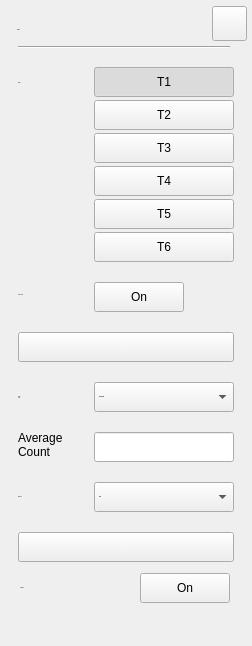
<?xml version="1.0" encoding="UTF-8"?>
<ui version="4.0">
 <class>SA_Dialog_TraceSetup</class>
 <widget class="QWidget" name="SA_Dialog_TraceSetup">
  <property name="geometry">
   <rect>
    <x>0</x>
    <y>0</y>
    <width>252</width>
    <height>646</height>
   </rect>
  </property>
  <property name="windowTitle">
   <string>Form</string>
  </property>
  <property name="styleSheet">
   <string notr="true">#pb_T1,
#pb_T2,
#pb_T3,
#pb_T4,
#pb_T5,
#pb_T6
{
	font:75 13px &quot;Arial&quot;;
	font-weight:bold;
	text-align:left;
	padding-left:10px;
	color:rgb(131, 131, 131);
	border-style:flat;
}
#pb_T1:checked,
#pb_T2:checked,
#pb_T3:checked,
#pb_T4:checked,
#pb_T5:checked,
#pb_T6:checked
{
	color:rgb(87, 87, 87);
}
#widget
{
	background-color:rgba(211,211,211,0.9);
}
#widget&gt;QLabel
{
	font: 75 13px &quot;Arial&quot;;
	color:rgba(46,46,46,1);
}
#widget&gt;#lblTitle
{
	font: 75 20px &quot;Arial&quot;;
	color:rgba(46,46,46,1);
	line-height:23px;
	font-weight:bold;
}
#pb_cancel
{
border-style:flat;
background-color:rgba(0,0,0,0);
border-image: url(:/sa/image/btn_close_normal.png);
}
#pb_cancel:pressed
{
border-image: url(:/sa/image/btn_close_click.png);
}

#line
{
	background-color:rgba(46,46,46,1);
}
QComboBox
{
	font: 75 13px &quot;Arial&quot;;
	font-weight:bold;
	color:rgba(162, 115, 0, 1);
	padding:8px 23px 7px 7px;
	combobox-popup: 0;
	border-style:flat;
	background-image: url(:/sa/image/dropdown_normal.png);
}
QComboBox:focus
{
	background-image: url(:/sa/image/dropdown_click.png);
	
}

QComboBox::drop-down {
width:5px;	
border-style:flat;
}


QComboBox QAbstractItemView{
   font: 75 14px &quot;Arial&quot;;
	color:rgba(0, 0, 0, 1);
	background:rgba(255,255,255,1);
 	outline:0px;
	border-style:solid;
	border-color:rgba(151, 151, 151, 1);
	border-width:1px;
}
QAbstractItemView::item{
	padding-left:8px;
	width:140px;
	height:32px;
	border-style:flat;
}

QComboBox QAbstractItemView::item:selected
{
 	color:rgba(240, 179, 29, 1); 
}

#pb_toggle,
#pb_toggle_Ave
{
	background-color:rgba(0,0,0,0);
	font: 75 13px &quot;Arial&quot;;
	font-weight:bold;
	padding:7px 17px 6px 36px;
	color:rgba(123, 123, 123, 1);
	border-image: url(:/sa/image/toggle_off.png);
}
#pb_toggle:checked,
#pb_toggle_Ave:checked
{
	padding:7px 44px 6px 25px;
	color:rgba(87, 87, 87, 1);
	border-image: url(:/sa/image/toggle_on.png);
}
SA_LineEdit
{
	color:rgba(162, 115, 0,1);
	padding:8px 8px 7px 7px ;
	font: 75 13px &quot;Arial&quot;;
	font-weight:bold;
}
SA_LineEdit:disable
{
	color:rgba(133,133,133,0.6);
}
SA_LineEdit:focus
{
	outline: none;
	border:2px solid rgba(162,115,0,1);
}
#pb_traceAllOn,
#pb_clearall
{	
	font: 75 13px &quot;Arial&quot;;
	color:rgb(255,255,255);
	border-style:flat;
	background-image: url(:/sa/image/btn_w216_nor.png);
}
#pb_traceAllOn:pressed,
#pb_clearall:pressed
{	
	
	background-image: url(:/sa/image/btn_w216_click.png);
}

/*******************indoor**********************/
#SA_Dialog_TraceSetup[status = &quot;indoor&quot;]  #pb_T1,
#SA_Dialog_TraceSetup[status = &quot;indoor&quot;]  #pb_T2,
#SA_Dialog_TraceSetup[status = &quot;indoor&quot;]  #pb_T3,
#SA_Dialog_TraceSetup[status = &quot;indoor&quot;]  #pb_T4,
#SA_Dialog_TraceSetup[status = &quot;indoor&quot;]  #pb_T5,
#SA_Dialog_TraceSetup[status = &quot;indoor&quot;]  #pb_T6
{
	color:rgb(131, 131, 131);
	background-image: url(:/sa/image/btn_mkr_nor.png);
}

#SA_Dialog_TraceSetup[status = &quot;indoor&quot;]  #pb_T1:checked,
#SA_Dialog_TraceSetup[status = &quot;indoor&quot;]  #pb_T2:checked,
#SA_Dialog_TraceSetup[status = &quot;indoor&quot;]  #pb_T3:checked,
#SA_Dialog_TraceSetup[status = &quot;indoor&quot;]  #pb_T4:checked,
#SA_Dialog_TraceSetup[status = &quot;indoor&quot;]  #pb_T5:checked,
#SA_Dialog_TraceSetup[status = &quot;indoor&quot;]  #pb_T6:checked
{
	color:rgb(87, 87, 87);
	background-image: url(:/sa/image/btn_mkr_click.png);
}
#SA_Dialog_TraceSetup[status = &quot;indoor&quot;]  #widget
{
	background-color:rgba(211,211,211,0.9);
}
#SA_Dialog_TraceSetup[status = &quot;indoor&quot;]  #widget&gt;QLabel
{
	color:rgba(46,46,46,1);
}
#SA_Dialog_TraceSetup[status = &quot;indoor&quot;]  #widget&gt;#lblTitle
{
	color:rgba(46,46,46,1);
}
#SA_Dialog_TraceSetup[status = &quot;indoor&quot;]  #pb_cancel
{
	background-color:rgba(0,0,0,0);
	border-image: url(:/sa/image/btn_close_normal.png);
}
#SA_Dialog_TraceSetup[status = &quot;indoor&quot;]  #pb_cancel:pressed
{
	border-image: url(:/sa/image/btn_close_click.png);
}

#SA_Dialog_TraceSetup[status = &quot;indoor&quot;]  #line
{
	background-color:rgba(46,46,46,1);
}
#SA_Dialog_TraceSetup[status = &quot;indoor&quot;]  QComboBox
{
	color:rgba(162, 115, 0, 1);
	background-image: url(:/sa/image/dropdown_normal.png);
}
#SA_Dialog_TraceSetup[status = &quot;indoor&quot;]  QComboBox:focus
{
	background-image: url(:/sa/image/dropdown_click.png);
}

#SA_Dialog_TraceSetup[status = &quot;indoor&quot;]  QComboBox QAbstractItemView
{
	color:rgba(0, 0, 0, 1);
	background:rgba(255,255,255,1);
	border-color:rgba(151, 151, 151, 1);
}

#SA_Dialog_TraceSetup[status = &quot;indoor&quot;]  QComboBox QAbstractItemView::item:selected
{
 	color:rgba(240, 179, 29, 1); 
}

#SA_Dialog_TraceSetup[status = &quot;indoor&quot;]  #pb_toggle,
#SA_Dialog_TraceSetup[status = &quot;indoor&quot;]  #pb_toggle_Ave
{
	background-color:rgba(0,0,0,0);
	color:rgba(123, 123, 123, 1);
	border-image: url(:/sa/image/toggle_off.png);
}

#SA_Dialog_TraceSetup[status = &quot;indoor&quot;]  #pb_toggle:checked,
#SA_Dialog_TraceSetup[status = &quot;indoor&quot;]  #pb_toggle_Ave:checked
{
	color:rgba(87, 87, 87, 1);
	border-image: url(:/sa/image/toggle_on.png);
}

#SA_Dialog_TraceSetup[status = &quot;indoor&quot;]  SA_LineEdit
{
	color:rgba(162, 115, 0,1);
}
#SA_Dialog_TraceSetup[status = &quot;indoor&quot;]  SA_LineEdit:disable
{
	color:rgba(133,133,133,0.6);
}
#SA_Dialog_TraceSetup[status = &quot;indoor&quot;]  SA_LineEdit:focus
{
	border:2px solid rgba(162,115,0,1);
}
#SA_Dialog_TraceSetup[status = &quot;indoor&quot;]  #pb_traceAllOn,
#SA_Dialog_TraceSetup[status = &quot;indoor&quot;]  #pb_clearall
{	
	color:rgb(255,255,255);
	background-image: url(:/sa/image/btn_w216_nor.png);
}

#SA_Dialog_TraceSetup[status = &quot;indoor&quot;]  #pb_traceAllOn:pressed,
#SA_Dialog_TraceSetup[status = &quot;indoor&quot;]  #pb_clearall:pressed
{	
	
	background-image: url(:/sa/image/btn_w216_click.png);
}

/*******************outdoor**********************/
#SA_Dialog_TraceSetup[status = &quot;outdoor&quot;]  #pb_T1,
#SA_Dialog_TraceSetup[status = &quot;outdoor&quot;]  #pb_T2,
#SA_Dialog_TraceSetup[status = &quot;outdoor&quot;]  #pb_T3,
#SA_Dialog_TraceSetup[status = &quot;outdoor&quot;]  #pb_T4,
#SA_Dialog_TraceSetup[status = &quot;outdoor&quot;]  #pb_T5,
#SA_Dialog_TraceSetup[status = &quot;outdoor&quot;]  #pb_T6
{
	color:rgb(131, 131, 131);
	background-image: url(:/sa/image/btn_mkr_nor.png);
}

#SA_Dialog_TraceSetup[status = &quot;outdoor&quot;]  #pb_T1:checked,
#SA_Dialog_TraceSetup[status = &quot;outdoor&quot;]  #pb_T2:checked,
#SA_Dialog_TraceSetup[status = &quot;outdoor&quot;]  #pb_T3:checked,
#SA_Dialog_TraceSetup[status = &quot;outdoor&quot;]  #pb_T4:checked,
#SA_Dialog_TraceSetup[status = &quot;outdoor&quot;]  #pb_T5:checked,
#SA_Dialog_TraceSetup[status = &quot;outdoor&quot;]  #pb_T6:checked
{
	color:rgb(87, 87, 87);
	background-image: url(:/sa/image/btn_mkr_click.png);
}
#SA_Dialog_TraceSetup[status = &quot;outdoor&quot;]  #widget
{
	background-color:rgba(211,211,211,0.9);
}
#SA_Dialog_TraceSetup[status = &quot;outdoor&quot;]  #widget&gt;QLabel
{
	color:rgba(46,46,46,1);
}
#SA_Dialog_TraceSetup[status = &quot;outdoor&quot;]  #widget&gt;#lblTitle
{
	color:rgba(46,46,46,1);
}
#SA_Dialog_TraceSetup[status = &quot;outdoor&quot;]  #pb_cancel
{
	background-color:rgba(0,0,0,0);
	border-image: url(:/sa/image/btn_close_normal.png);
}
#SA_Dialog_TraceSetup[status = &quot;outdoor&quot;]  #pb_cancel:pressed
{
	border-image: url(:/sa/image/btn_close_click.png);
}

#SA_Dialog_TraceSetup[status = &quot;outdoor&quot;]  #line
{
	background-color:rgba(46,46,46,1);
}
#SA_Dialog_TraceSetup[status = &quot;outdoor&quot;]  QComboBox
{
	color:rgba(162, 115, 0, 1);
	background-image: url(:/sa/image/dropdown_normal.png);
}
#SA_Dialog_TraceSetup[status = &quot;outdoor&quot;]  QComboBox:focus
{
	background-image: url(:/sa/image/dropdown_click.png);
}

#SA_Dialog_TraceSetup[status = &quot;outdoor&quot;]  QComboBox QAbstractItemView
{
	color:rgba(0, 0, 0, 1);
	background:rgba(255,255,255,1);
	border-color:rgba(151, 151, 151, 1);
}

#SA_Dialog_TraceSetup[status = &quot;outdoor&quot;]  QComboBox QAbstractItemView::item:selected
{
 	color:rgba(240, 179, 29, 1); 
}

#SA_Dialog_TraceSetup[status = &quot;outdoor&quot;]  #pb_toggle,
#SA_Dialog_TraceSetup[status = &quot;outdoor&quot;]  #pb_toggle_Ave
{
	background-color:rgba(0,0,0,0);
	color:rgba(123, 123, 123, 1);
	border-image: url(:/sa/image/toggle_off.png);
}

#SA_Dialog_TraceSetup[status = &quot;outdoor&quot;]  #pb_toggle:checked,
#SA_Dialog_TraceSetup[status = &quot;outdoor&quot;]  #pb_toggle_Ave:checked
{
	color:rgba(87, 87, 87, 1);
	border-image: url(:/sa/image/toggle_on.png);
}

#SA_Dialog_TraceSetup[status = &quot;outdoor&quot;]  SA_LineEdit
{
	color:rgba(162, 115, 0,1);
}
#SA_Dialog_TraceSetup[status = &quot;outdoor&quot;]  SA_LineEdit:disable
{
	color:rgba(133,133,133,0.6);
}
#SA_Dialog_TraceSetup[status = &quot;outdoor&quot;]  SA_LineEdit:focus
{
	border:2px solid rgba(162,115,0,1);
}
#SA_Dialog_TraceSetup[status = &quot;outdoor&quot;]  #pb_traceAllOn,
#SA_Dialog_TraceSetup[status = &quot;outdoor&quot;]  #pb_clearall
{	
	color:rgb(255,255,255);
	background-image: url(:/sa/image/btn_w216_nor.png);
}

#SA_Dialog_TraceSetup[status = &quot;outdoor&quot;]  #pb_traceAllOn:pressed,
#SA_Dialog_TraceSetup[status = &quot;outdoor&quot;]  #pb_clearall:pressed
{	
	
	background-image: url(:/sa/image/btn_w216_click.png);
}

/*******************night**********************/
#SA_Dialog_TraceSetup[status = &quot;night&quot;]  #pb_T1,
#SA_Dialog_TraceSetup[status = &quot;night&quot;]  #pb_T2,
#SA_Dialog_TraceSetup[status = &quot;night&quot;]  #pb_T3,
#SA_Dialog_TraceSetup[status = &quot;night&quot;]  #pb_T4,
#SA_Dialog_TraceSetup[status = &quot;night&quot;]  #pb_T5,
#SA_Dialog_TraceSetup[status = &quot;night&quot;]  #pb_T6
{
	color:rgb(131, 131, 131);
   background-color:rgb(74,65,50);
}

#SA_Dialog_TraceSetup[status = &quot;night&quot;]  #pb_T1:checked,
#SA_Dialog_TraceSetup[status = &quot;night&quot;]  #pb_T2:checked,
#SA_Dialog_TraceSetup[status = &quot;night&quot;]  #pb_T3:checked,
#SA_Dialog_TraceSetup[status = &quot;night&quot;]  #pb_T4:checked,
#SA_Dialog_TraceSetup[status = &quot;night&quot;]  #pb_T5:checked,
#SA_Dialog_TraceSetup[status = &quot;night&quot;]  #pb_T6:checked
{
	color:rgb(87, 87, 87);
	background-color:rgb(251,155,0);
}
#SA_Dialog_TraceSetup[status = &quot;night&quot;]  #widget
{
	background-color:rgba(208,182,139,0.9);
}
#SA_Dialog_TraceSetup[status = &quot;night&quot;]  #widget&gt;QLabel
{
	color:rgba(46,46,46,1);
}
#SA_Dialog_TraceSetup[status = &quot;night&quot;]  #widget&gt;#lblTitle
{
	color:rgba(46,46,46,1);
}
#SA_Dialog_TraceSetup[status = &quot;night&quot;]  #pb_cancel
{
	background-color:rgba(0,0,0,0);
	border-image: url(:/sa/image/night/btn_close_normal.png);
}
#SA_Dialog_TraceSetup[status = &quot;night&quot;]  #pb_cancel:pressed
{
	border-image: url(:/sa/image/night/btn_close_click.png);
}

#SA_Dialog_TraceSetup[status = &quot;night&quot;]  #line
{
	background-color:rgba(46,46,46,1);
}
#SA_Dialog_TraceSetup[status = &quot;night&quot;]  QComboBox
{
	background-color: rgba(251,220,167,0.60);
	color:rgba(159,98,0,1);
	background-image: url(:/sa/image/night/dropdown_normal.png);
}
#SA_Dialog_TraceSetup[status = &quot;night&quot;]  QComboBox:focus
{
	background-image: url(:/sa/image/night/dropdown_click.png);
}

#SA_Dialog_TraceSetup[status = &quot;night&quot;]  QComboBox QAbstractItemView
{
	color:rgba(0, 0, 0, 1);
	background-color: #FBDBA7;
	border-color:rgba(151, 151, 151, 1);
}

#SA_Dialog_TraceSetup[status = &quot;night&quot;]  QComboBox QAbstractItemView::item:selected
{
		color:rgba(159,98,0,1);
}

#SA_Dialog_TraceSetup[status = &quot;night&quot;]  #pb_toggle,
#SA_Dialog_TraceSetup[status = &quot;night&quot;]  #pb_toggle_Ave
{
	background-color:rgba(0,0,0,0);
	color:rgba(121,106,80,1);
	border-image: url(:/sa/image/night/toggle_off.png);
}

#SA_Dialog_TraceSetup[status = &quot;night&quot;]  #pb_toggle:checked,
#SA_Dialog_TraceSetup[status = &quot;night&quot;]  #pb_toggle_Ave:checked
{
	color:rgba(87, 87, 87, 1);
	border-image: url(:/sa/image/night/toggle_on.png);
}

#SA_Dialog_TraceSetup[status = &quot;night&quot;]  SA_LineEdit
{
		background-color: rgba(251,219,167,0.6);
		color:rgba(159,98,0,1);
}
#SA_Dialog_TraceSetup[status = &quot;night&quot;]  SA_LineEdit:disable
{
		background-color: rgba(130,114,87,0.60);
}
#SA_Dialog_TraceSetup[status = &quot;night&quot;]  SA_LineEdit:focus
{
	border:2px solid rgba(162,115,0,1);
}
#SA_Dialog_TraceSetup[status = &quot;night&quot;]  #pb_traceAllOn,
#SA_Dialog_TraceSetup[status = &quot;night&quot;]  #pb_clearall
{	
	color:rgba(251,219,167,1);
	background-image: url(:/sa/image/btn_w216_nor.png);
}

#SA_Dialog_TraceSetup[status = &quot;night&quot;]  #pb_traceAllOn:pressed,
#SA_Dialog_TraceSetup[status = &quot;night&quot;]  #pb_clearall:pressed
{	
	
	background-image: url(:/sa/image/btn_w216_click.png);
}</string>
  </property>
  <property name="status" stdset="0">
   <string>night</string>
  </property>
  <widget class="QWidget" name="widget" native="true">
   <property name="geometry">
    <rect>
     <x>0</x>
     <y>0</y>
     <width>252</width>
     <height>646</height>
    </rect>
   </property>
   <property name="font">
    <font>
     <weight>50</weight>
     <bold>false</bold>
    </font>
   </property>
   <property name="styleSheet">
    <string notr="true"/>
   </property>
   <widget class="QPushButton" name="pb_cancel">
    <property name="geometry">
     <rect>
      <x>212</x>
      <y>6</y>
      <width>35</width>
      <height>35</height>
     </rect>
    </property>
    <property name="text">
     <string/>
    </property>
    <property name="checkable">
     <bool>false</bool>
    </property>
   </widget>
   <widget class="QLabel" name="lblTitle">
    <property name="geometry">
     <rect>
      <x>17</x>
      <y>19</y>
      <width>98</width>
      <height>22</height>
     </rect>
    </property>
    <property name="font">
     <font>
      <family>Arial</family>
      <pointsize>-1</pointsize>
      <weight>75</weight>
      <italic>false</italic>
      <bold>true</bold>
     </font>
    </property>
    <property name="text">
     <string>Trace  </string>
    </property>
   </widget>
   <widget class="Line" name="line">
    <property name="geometry">
     <rect>
      <x>18</x>
      <y>46</y>
      <width>212</width>
      <height>2</height>
     </rect>
    </property>
    <property name="orientation">
     <enum>Qt::Horizontal</enum>
    </property>
   </widget>
   <widget class="QLabel" name="lblTraceType">
    <property name="geometry">
     <rect>
      <x>18</x>
      <y>382</y>
      <width>71</width>
      <height>30</height>
     </rect>
    </property>
    <property name="font">
     <font>
      <family>Arial</family>
      <pointsize>-1</pointsize>
      <weight>9</weight>
      <italic>false</italic>
      <bold>false</bold>
     </font>
    </property>
    <property name="text">
     <string>Trace
Type</string>
    </property>
   </widget>
   <widget class="QLabel" name="lblDete">
    <property name="geometry">
     <rect>
      <x>18</x>
      <y>482</y>
      <width>71</width>
      <height>30</height>
     </rect>
    </property>
    <property name="font">
     <font>
      <family>Arial</family>
      <pointsize>-1</pointsize>
      <weight>9</weight>
      <italic>false</italic>
      <bold>false</bold>
     </font>
    </property>
    <property name="text">
     <string>Detector</string>
    </property>
   </widget>
   <widget class="SA_Combobox" name="TR_Type">
    <property name="geometry">
     <rect>
      <x>94</x>
      <y>382</y>
      <width>140</width>
      <height>30</height>
     </rect>
    </property>
    <property name="font">
     <font>
      <family>Arial</family>
      <pointsize>-1</pointsize>
      <weight>75</weight>
      <italic>false</italic>
      <bold>true</bold>
     </font>
    </property>
    <property name="styleSheet">
     <string notr="true"/>
    </property>
    <property name="editable">
     <bool>false</bool>
    </property>
    <property name="duplicatesEnabled">
     <bool>false</bool>
    </property>
    <property name="frame">
     <bool>true</bool>
    </property>
    <item>
     <property name="text">
      <string>Clear Write</string>
     </property>
    </item>
    <item>
     <property name="text">
      <string>Max Hold</string>
     </property>
    </item>
    <item>
     <property name="text">
      <string>Min Hold</string>
     </property>
    </item>
    <item>
     <property name="text">
      <string>View</string>
     </property>
    </item>
    <item>
     <property name="text">
      <string>Average</string>
     </property>
    </item>
   </widget>
   <widget class="QPushButton" name="pb_toggle">
    <property name="geometry">
     <rect>
      <x>94</x>
      <y>282</y>
      <width>90</width>
      <height>30</height>
     </rect>
    </property>
    <property name="focusPolicy">
     <enum>Qt::NoFocus</enum>
    </property>
    <property name="styleSheet">
     <string notr="true"/>
    </property>
    <property name="text">
     <string>On</string>
    </property>
    <property name="checkable">
     <bool>true</bool>
    </property>
   </widget>
   <widget class="QLabel" name="lblTrace">
    <property name="geometry">
     <rect>
      <x>18</x>
      <y>75</y>
      <width>71</width>
      <height>15</height>
     </rect>
    </property>
    <property name="font">
     <font>
      <family>Arial</family>
      <pointsize>-1</pointsize>
      <weight>9</weight>
      <italic>false</italic>
      <bold>false</bold>
     </font>
    </property>
    <property name="text">
     <string>Trace</string>
    </property>
   </widget>
   <widget class="QPushButton" name="pb_T1">
    <property name="geometry">
     <rect>
      <x>94</x>
      <y>67</y>
      <width>140</width>
      <height>30</height>
     </rect>
    </property>
    <property name="focusPolicy">
     <enum>Qt::NoFocus</enum>
    </property>
    <property name="text">
     <string>T1</string>
    </property>
    <property name="checkable">
     <bool>true</bool>
    </property>
    <property name="checked">
     <bool>true</bool>
    </property>
   </widget>
   <widget class="QPushButton" name="pb_T2">
    <property name="geometry">
     <rect>
      <x>94</x>
      <y>100</y>
      <width>140</width>
      <height>30</height>
     </rect>
    </property>
    <property name="focusPolicy">
     <enum>Qt::NoFocus</enum>
    </property>
    <property name="text">
     <string>T2</string>
    </property>
    <property name="checkable">
     <bool>true</bool>
    </property>
    <property name="checked">
     <bool>false</bool>
    </property>
   </widget>
   <widget class="QPushButton" name="pb_T3">
    <property name="geometry">
     <rect>
      <x>94</x>
      <y>133</y>
      <width>140</width>
      <height>30</height>
     </rect>
    </property>
    <property name="focusPolicy">
     <enum>Qt::NoFocus</enum>
    </property>
    <property name="text">
     <string>T3</string>
    </property>
    <property name="checkable">
     <bool>true</bool>
    </property>
    <property name="checked">
     <bool>false</bool>
    </property>
   </widget>
   <widget class="QPushButton" name="pb_T5">
    <property name="geometry">
     <rect>
      <x>94</x>
      <y>199</y>
      <width>140</width>
      <height>30</height>
     </rect>
    </property>
    <property name="focusPolicy">
     <enum>Qt::NoFocus</enum>
    </property>
    <property name="text">
     <string>T5</string>
    </property>
    <property name="checkable">
     <bool>true</bool>
    </property>
   </widget>
   <widget class="QPushButton" name="pb_T4">
    <property name="geometry">
     <rect>
      <x>94</x>
      <y>166</y>
      <width>140</width>
      <height>30</height>
     </rect>
    </property>
    <property name="focusPolicy">
     <enum>Qt::NoFocus</enum>
    </property>
    <property name="text">
     <string>T4</string>
    </property>
    <property name="checkable">
     <bool>true</bool>
    </property>
   </widget>
   <widget class="QPushButton" name="pb_T6">
    <property name="geometry">
     <rect>
      <x>94</x>
      <y>232</y>
      <width>140</width>
      <height>30</height>
     </rect>
    </property>
    <property name="focusPolicy">
     <enum>Qt::NoFocus</enum>
    </property>
    <property name="text">
     <string>T6</string>
    </property>
    <property name="checkable">
     <bool>true</bool>
    </property>
   </widget>
   <widget class="SA_Combobox" name="TR_Detector">
    <property name="geometry">
     <rect>
      <x>94</x>
      <y>482</y>
      <width>140</width>
      <height>30</height>
     </rect>
    </property>
    <property name="font">
     <font>
      <family>Arial</family>
      <pointsize>-1</pointsize>
      <weight>75</weight>
      <italic>false</italic>
      <bold>true</bold>
     </font>
    </property>
    <property name="styleSheet">
     <string notr="true"/>
    </property>
    <property name="editable">
     <bool>false</bool>
    </property>
    <property name="maxVisibleItems">
     <number>123</number>
    </property>
    <property name="duplicatesEnabled">
     <bool>false</bool>
    </property>
    <property name="frame">
     <bool>true</bool>
    </property>
    <item>
     <property name="text">
      <string>Auto</string>
     </property>
    </item>
    <item>
     <property name="text">
      <string>Positive Peak</string>
     </property>
    </item>
    <item>
     <property name="text">
      <string>Negative Peak</string>
     </property>
    </item>
    <item>
     <property name="text">
      <string>Sample</string>
     </property>
    </item>
    <item>
     <property name="text">
      <string>Normal</string>
     </property>
    </item>
    <item>
     <property name="text">
      <string>Average Voltage</string>
     </property>
    </item>
    <item>
     <property name="text">
      <string>RMS</string>
     </property>
    </item>
   </widget>
   <widget class="QLabel" name="lblAveCount">
    <property name="geometry">
     <rect>
      <x>18</x>
      <y>432</y>
      <width>71</width>
      <height>25</height>
     </rect>
    </property>
    <property name="text">
     <string>Average
Count</string>
    </property>
   </widget>
   <widget class="SA_LineEdit" name="averageEdit">
    <property name="geometry">
     <rect>
      <x>94</x>
      <y>432</y>
      <width>140</width>
      <height>30</height>
     </rect>
    </property>
    <property name="text">
     <string/>
    </property>
    <property name="readOnly">
     <bool>true</bool>
    </property>
   </widget>
   <widget class="QLabel" name="lblTraceView">
    <property name="geometry">
     <rect>
      <x>18</x>
      <y>280</y>
      <width>71</width>
      <height>30</height>
     </rect>
    </property>
    <property name="font">
     <font>
      <family>Arial</family>
      <pointsize>-1</pointsize>
      <weight>9</weight>
      <italic>false</italic>
      <bold>false</bold>
     </font>
    </property>
    <property name="text">
     <string>Trace View</string>
    </property>
   </widget>
   <widget class="QPushButton" name="pb_clearall">
    <property name="geometry">
     <rect>
      <x>18</x>
      <y>532</y>
      <width>216</width>
      <height>30</height>
     </rect>
    </property>
    <property name="font">
     <font>
      <family>Arial</family>
      <pointsize>-1</pointsize>
      <weight>75</weight>
      <italic>false</italic>
      <bold>true</bold>
     </font>
    </property>
    <property name="focusPolicy">
     <enum>Qt::NoFocus</enum>
    </property>
    <property name="styleSheet">
     <string notr="true">/*******************common**********************/
QPushButton
{
	font: 75 13px &quot;Arial&quot;;
	font-weight:bold;
	color:rgba(255, 255, 255, 1);
	background-image: url(:/sa/image/btn_w216_nor.png);
	text-align:center;
}

QPushButton:pressed
{
	background-image: url(:/sa/image/btn_w216_click.png);
}

/*******************indoor**********************/
#SA_Dialog_TraceSetup[status = &quot;indoor&quot;] QPushButton
{
	color:rgba(255, 255, 255, 1);
	border-image: url(:/sa/image/btn_w216_nor.png);
}
#SA_Dialog_TraceSetup[status = &quot;indoor&quot;] QPushButton:pressed
{
	background-image: url(:/sa/image/btn_w216_click.png);
}

/*******************outdoor**********************/
#SA_Dialog_TraceSetup[status = &quot;outdoor&quot;] QPushButton
{
	color:rgba(0, 0, 0, 1);
	border-image: url(:/sa/image/outdoor/btn_w70_normal.png);
}
#SA_Dialog_TraceSetup[status = &quot;outdoor&quot;] QPushButton:pressed
{
	border-image: url(:/sa/image/outdoor/btn_w216_click.png);
}

/*******************night**********************/
#SA_Dialog_TraceSetup[status = &quot;night&quot;] QPushButton
{
	color: #FBDBA7;
	background-image: url(:/sa/image/btn_w216_nor.png);
}
#SA_Dialog_TraceSetup[status = &quot;night&quot;] QPushButton:pressed
{
	background-image: url(:/sa/image/night/btn_w216_click.png);
}</string>
    </property>
    <property name="text">
     <string>Trace Clear All</string>
    </property>
   </widget>
   <widget class="QPushButton" name="pb_traceAllOn">
    <property name="geometry">
     <rect>
      <x>18</x>
      <y>332</y>
      <width>216</width>
      <height>30</height>
     </rect>
    </property>
    <property name="font">
     <font>
      <family>Arial</family>
      <pointsize>-1</pointsize>
      <weight>75</weight>
      <italic>false</italic>
      <bold>true</bold>
     </font>
    </property>
    <property name="focusPolicy">
     <enum>Qt::NoFocus</enum>
    </property>
    <property name="styleSheet">
     <string notr="true">/*******************common**********************/
QPushButton
{
	font: 75 13px &quot;Arial&quot;;
	font-weight:bold;
	color:rgba(255, 255, 255, 1);
	background-image: url(:/sa/image/btn_w216_nor.png);
	text-align:center;
}

QPushButton:pressed
{
	background-image: url(:/sa/image/btn_w216_click.png);
}

/*******************indoor**********************/
#SA_Dialog_TraceSetup[status = &quot;indoor&quot;] QPushButton
{
	color:rgba(255, 255, 255, 1);
	background-image: url(:/sa/image/btn_w216_nor.png);
}
#SA_Dialog_TraceSetup[status = &quot;indoor&quot;] QPushButton:pressed
{
	background-image: url(:/sa/image/btn_w216_click.png);
}

/*******************outdoor**********************/
#SA_Dialog_TraceSetup[status = &quot;outdoor&quot;] QPushButton
{
	color:rgba(0, 0, 0, 1);
	border-image: url(:/sa/image/outdoor/btn_w70_normal.png);
}
#SA_Dialog_TraceSetup[status = &quot;outdoor&quot;] QPushButton:pressed
{
	border-image: url(:/sa/image/outdoor/btn_w216_click.png);
}

/*******************night**********************/
#SA_Dialog_TraceSetup[status = &quot;night&quot;] QPushButton
{
	color: #FBDBA7;
	background-image: url(:/sa/image/btn_w216_nor.png);
}
#SA_Dialog_TraceSetup[status = &quot;night&quot;] QPushButton:pressed
{
	background-image: url(:/sa/image/night/btn_w216_click.png);
}</string>
    </property>
    <property name="text">
     <string>Trace  All On</string>
    </property>
   </widget>
   <widget class="QPushButton" name="pb_toggle_Ave">
    <property name="geometry">
     <rect>
      <x>140</x>
      <y>573</y>
      <width>90</width>
      <height>30</height>
     </rect>
    </property>
    <property name="focusPolicy">
     <enum>Qt::NoFocus</enum>
    </property>
    <property name="styleSheet">
     <string notr="true"/>
    </property>
    <property name="text">
     <string>On</string>
    </property>
    <property name="checkable">
     <bool>true</bool>
    </property>
   </widget>
   <widget class="QLabel" name="lblAveToggle">
    <property name="geometry">
     <rect>
      <x>20</x>
      <y>573</y>
      <width>71</width>
      <height>30</height>
     </rect>
    </property>
    <property name="font">
     <font>
      <family>Arial</family>
      <pointsize>-1</pointsize>
      <weight>9</weight>
      <italic>false</italic>
      <bold>false</bold>
     </font>
    </property>
    <property name="text">
     <string>Average</string>
    </property>
   </widget>
  </widget>
 </widget>
 <customwidgets>
  <customwidget>
   <class>SA_LineEdit</class>
   <extends>QLineEdit</extends>
   <header location="global">sa_lineedit.h</header>
   <slots>
    <signal>clicked()</signal>
   </slots>
  </customwidget>
  <customwidget>
   <class>SA_Combobox</class>
   <extends>QComboBox</extends>
   <header>sa_combobox.h</header>
   <slots>
    <signal>clicked()</signal>
   </slots>
  </customwidget>
 </customwidgets>
 <tabstops>
  <tabstop>TR_Type</tabstop>
  <tabstop>pb_cancel</tabstop>
  <tabstop>pb_clearall</tabstop>
  <tabstop>pb_toggle</tabstop>
  <tabstop>pb_T1</tabstop>
  <tabstop>pb_T2</tabstop>
  <tabstop>pb_T3</tabstop>
  <tabstop>pb_T5</tabstop>
  <tabstop>pb_T4</tabstop>
  <tabstop>pb_T6</tabstop>
 </tabstops>
 <resources/>
 <connections/>
</ui>
